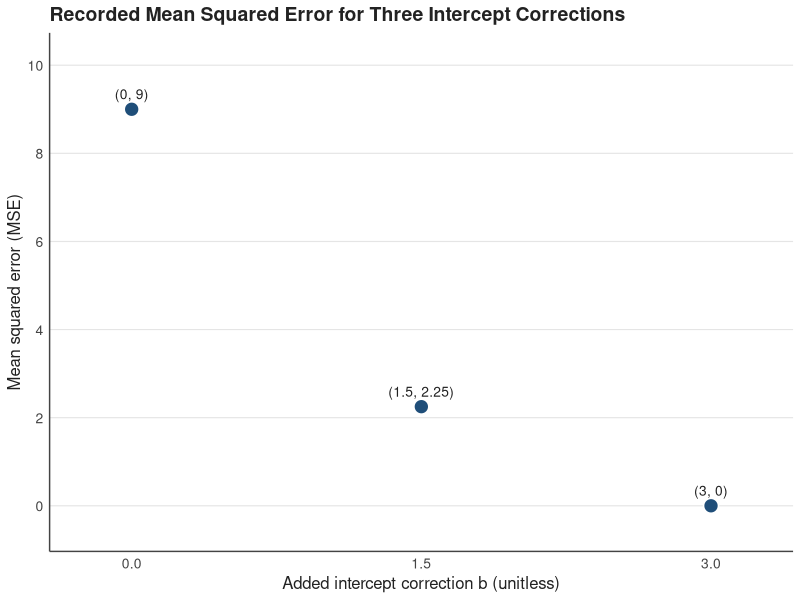

Recreate this plot in R.
library(ggplot2)

# Recorded observations from the experimental log
df <- data.frame(b = c(0, 1.5, 3), mse = c(9, 2.25, 0))

p <- ggplot(df, aes(x = b, y = mse)) +
  geom_point(
    shape = 21,
    fill = "#1F4E79",
    colour = "#FFFFFF",
    size = 4.5,
    stroke = 0.8
  ) +
  geom_text(
    aes(label = c("(0, 9)", "(1.5, 2.25)", "(3, 0)")),
    vjust = -1,
    size = 3.5,
    colour = "#222222",
    family = "sans"
  ) +
  scale_x_continuous(
    limits = c(-0.25, 3.25),
    breaks = c(0, 1.5, 3),
    labels = c("0.0", "1.5", "3.0")
  ) +
  scale_y_continuous(
    limits = c(-0.5, 10.2),
    breaks = seq(0, 10, by = 2)
  ) +
  labs(
    title = "Recorded Mean Squared Error for Three Intercept Corrections",
    x = "Added intercept correction b (unitless)",
    y = "Mean squared error (MSE)"
  ) +
  theme_minimal(base_size = 10) +
  theme(
    plot.background = element_rect(fill = "#FFFFFF", colour = NA),
    panel.background = element_rect(fill = "#FFFFFF", colour = NA),
    panel.border = element_blank(),
    panel.grid.major.x = element_blank(),
    panel.grid.major.y = element_line(colour = "#E5E5E5", linewidth = 0.4),
    panel.grid.minor = element_blank(),
    axis.line = element_line(colour = "#444444", linewidth = 0.5),
    axis.line.top = element_blank(),
    axis.line.right = element_blank(),
    axis.text = element_text(colour = "#444444", size = 10),
    axis.title = element_text(colour = "#222222", size = 12),
    plot.title = element_text(
      colour = "#222222", size = 14, face = "bold", hjust = 0
    ),
    legend.position = "none"
  )
